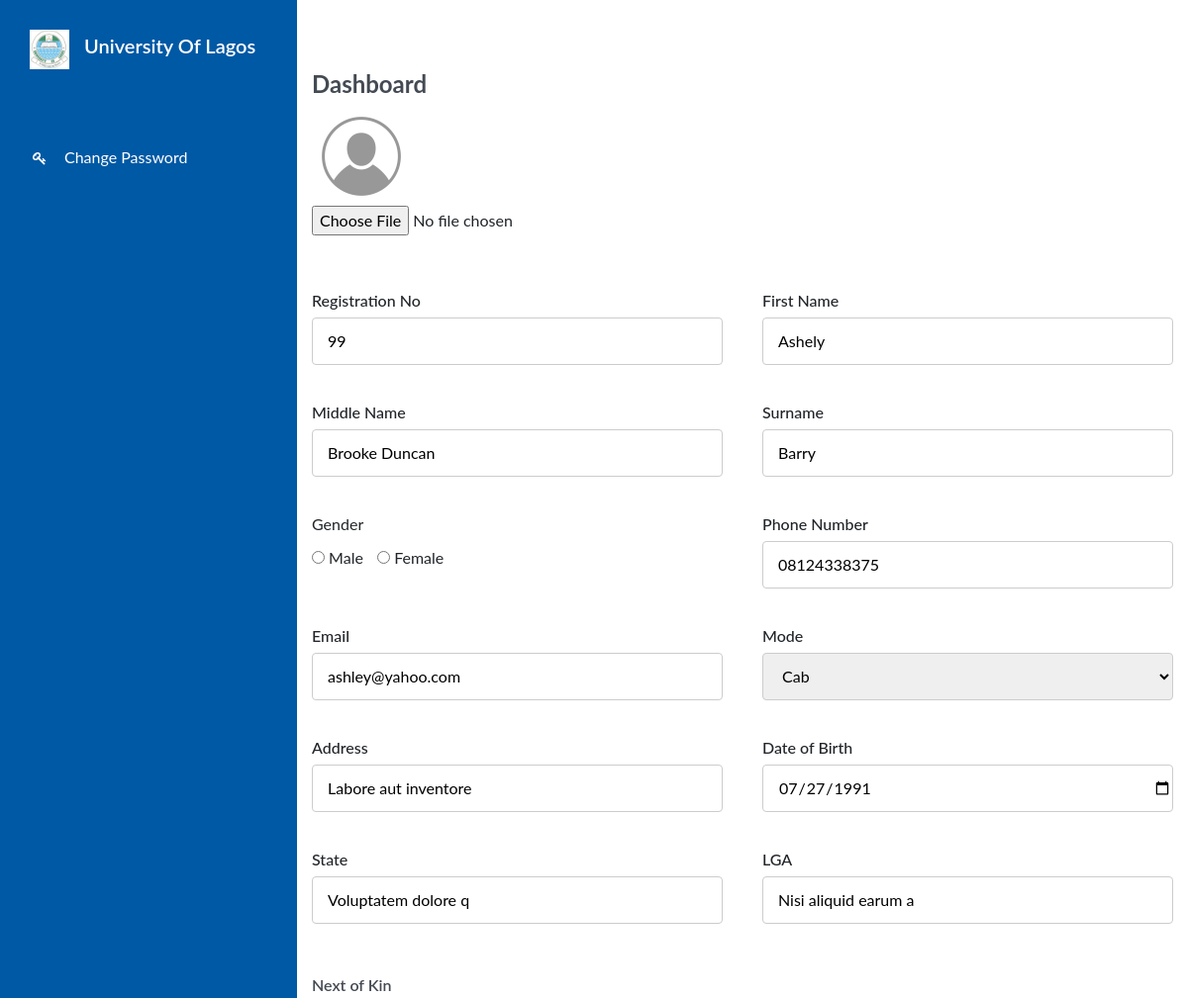
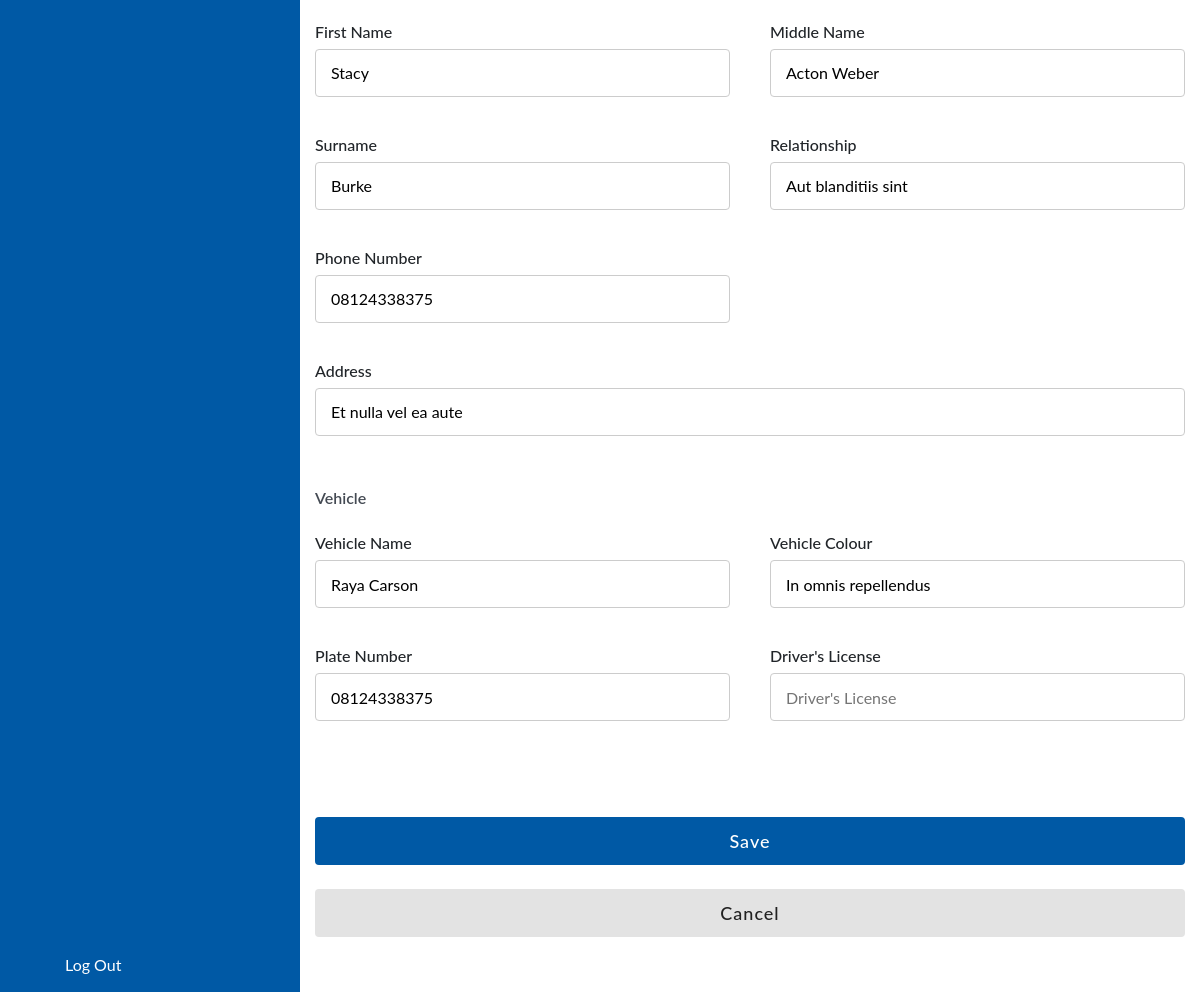
/update.php?id=42, run on the app's committed database (2 pictures, top to bottom).
### tables this page shows
CREATE TABLE `registration` (
  `id` int NOT NULL AUTO_INCREMENT,
  `reg_no` varchar(45) DEFAULT NULL,
  `first_name` varchar(45) DEFAULT NULL,
  `middle_name` varchar(45) DEFAULT NULL,
  `last_name` varchar(45) DEFAULT NULL,
  `phone_no` varchar(45) NOT NULL,
  `mode` varchar(45) DEFAULT NULL,
  `gender` varchar(45) DEFAULT NULL,
  `dob` date DEFAULT NULL,
  `address` varchar(225) DEFAULT NULL,
  `state` varchar(45) DEFAULT NULL,
  `lga` varchar(45) DEFAULT NULL,
  `status` varchar(45) DEFAULT NULL,
  `nok_firstname` varchar(45) DEFAULT NULL,
  `nok_middlename` varchar(45) DEFAULT NULL,
  `nok_lastname` varchar(45) DEFAULT NULL,
  `nok_relationship` varchar(45) DEFAULT NULL,
  `nok_phoneno` varchar(45) DEFAULT NULL,
  `nok_dob` date DEFAULT NULL,
  `nok_address` varchar(225) DEFAULT NULL,
  `date_created` datetime DEFAULT CURRENT_TIMESTAMP,
  `image` varchar(225) DEFAULT NULL,
  `drivers_license` varchar(45) DEFAULT NULL,
  `email` varchar(225) DEFAULT NULL,
  PRIMARY KEY (`id`,`phone_no`),
  UNIQUE KEY `uc_email` (`email`),
  KEY `reg_no_idx` (`reg_no`),
  KEY `idx_phone_no` (`phone_no`),
  CONSTRAINT `phone_no` FOREIGN KEY (`phone_no`) REFERENCES `login` (`phone_no`)
);

CREATE TABLE `vehicle` (
  `id` int NOT NULL AUTO_INCREMENT,
  `plate_no` varchar(11) NOT NULL,
  `vehicle_colour` varchar(45) NOT NULL,
  `vehicle_name` varchar(45) DEFAULT NULL,
  `reg_no` varchar(3) DEFAULT NULL,
  `clearance` varchar(45) DEFAULT NULL,
  PRIMARY KEY (`id`),
  KEY `reg_no_idx` (`reg_no`),
  CONSTRAINT `reg_no` FOREIGN KEY (`reg_no`) REFERENCES `registration` (`reg_no`) ON DELETE SET NULL
);

### update.php (the view, shortened to what this page needs)
<?php
    include('config/db_connect.php');
    if(isset($_GET['id'])){
        $id = $_GET['id'];
    $sql = "SELECT * FROM registration WHERE id = '$id' LIMIT 1";
    $result = mysqli_query($conn, $sql);
    $registration = mysqli_fetch_assoc($result);
    $reg_no = $registration['reg_no'];
    $sql2 = "SELECT * FROM vehicle WHERE reg_no = '$reg_no'";
    $result2 = mysqli_query($conn, $sql2);
    $registration2 = mysqli_fetch_assoc($result2);
    }
?>
<!DOCTYPE html>
<html lang="en">
    <?php include('templates/header.php') ?>
    <link rel="stylesheet" href="css/regstyle.css">
<body>
<?php include('templates/nav.php') ?>
    <section id="form">
        <div class="container">
            <h3 class="i-name">Dashboard</h3>
            <form action="update.php?id_new=<?php echo $id; ?>" method="POST" enctype="multipart/form-data">
            <div class="upload">
                <img src="Images/630729-200.png" width="100" height="100" alt="" id="profileDisplay" onchange="displayImage(this)">
                    <input type="file" name="image" id="image"  accept=".jpg, .jpeg, .png" value=""  onclick="triggerClick()" >
                    <i class="fa fa-solid fa-camera" style="color: #ffffff;"></i>
            </div>
                <div class="user-details">
                    <div class="input-box">
                        <span class="details">Registration No</span>
                        <input type="text" name="reg_no" placeholder="Registration number" value="<?php echo htmlspecialchars($registration['reg_no']) ?>" >
                    </div>
                    <div class="input-box">
                        <span class="details">First Name</span>
                        <input type="text" name="first_name" placeholder="First name" value="<?php echo htmlspecialchars($registration['first_name']) ?>" >
                    </div>
                    <div class="input-box">
                        <span class="details">Middle Name</span>
                        <input type="text" name="middle_name" placeholder="Middle name" value="<?php echo htmlspecialchars($registration['middle_name']) ?>" >
                    </div>
                    <div class="input-box">
                        <span class="details">Surname</span>
                        <input type="text" name="last_name" placeholder="Surname" value="<?php echo htmlspecialchars($registration['last_name']) ?>" >
                    </div>
                    <div>
                        <p class="rad">Gender</p>
                        <input type="radio" <?php if($registration['gender'] == 'male'){echo 'checked';} ?> name="gender" value="">
                        <label for="male" class="rad-space">Male</label>
                        <input type="radio" <?php if($registration['gender'] == 'female'){echo 'checked';} ?> name="gender" value="">
                        <label for="female">Female</label>
                    </div>
                    <div class="input-box">
                        <span class="details">Phone Number</span>
                        <input type="number" name="phone_no" placeholder="000-000-0000" value="<?php echo htmlspecialchars($registration['phone_no']) ?>" >
                    </div>
                    <div class="input-box">
                        <span class="details">Email</span>
                        <input type="email" name="email" placeholder="" value="<?php echo htmlspecialchars($registration['email']) ?>" >
                    </div>
                    <div class="input-box">
                        <span class="details">Mode</span>
                        <select name="mode" id="mode">
                            <option value="Cab" <?php if($registration['mode'] == 'Cab'){echo 'selected';} ?>>Cab</option>
                        </select>
                    </div>
                    <div class="input-box">
                        <span class="details">Address</span>
                        <input type="text" name="Address" placeholder="Address" value="<?php echo htmlspecialchars($registration['address']) ?>" >
                    </div>
                    <div class="input-box">
                        <span class="details">Date of Birth</span>
                        <input type="date" name="dob" placeholder="DD/MM/YYYY" value="<?php echo htmlspecialchars($registration['dob']) ?>" >
                    </div>
                    <div class="input-box">
                        <span class="details">State</span>
                        <input type="text" name="state" placeholder="State" value="<?php echo htmlspecialchars($registration['state']) ?>" >
                    </div>
                    <div class="input-box">
                        <span class="details">LGA</span>
                        <input type="text" name="lga" placeholder="LGA" value="<?php echo htmlspecialchars($registration['lga']) ?>" >
                    </div>
                    <h4 class="name">Next of Kin</h4>
                    <div class="input-box">
                    </div>
                    <div class="input-box">
                        <span class="details">First Name</span>
                        <input type="text" name="nok_firstname" placeholder="First Name" value="<?php echo htmlspecialchars($registration['nok_firstname']) ?>" >
                    </div>
                    <div class="input-box">
                        <span class="details">Middle Name</span>
                        <input type="text" name="nok_middlename" placeholder="Middle name" value="<?php echo htmlspecialchars($registration['nok_middlename']) ?>" >
                    </div>
                    <div class="input-box">
                        <span class="details">Surname</span>
                        <input type="text" name="nok_lastname" placeholder="Surname" value="<?php echo htmlspecialchars($registration['nok_lastname']) ?>" >
                    </div>
                    <div class="input-box">
                        <span class="details">Relationship</span>
                        <input type="text" name="nok_relationship" placeholder="Relationship" value="<?php echo htmlspecialchars($registration['nok_relationship']) ?>" >
                    </div>
                    <div class="input-box">
                        <span class="details">Phone Number</span>
                        <input type="number" name="nok_phoneno" placeholder="000-000-0000" value="<?php echo htmlspecialchars($registration['nok_phoneno']) ?>" >
                    </div>
                    <div class="input-box">
                    </div>
                    <div class="long-input-box">
                        <span class="details">Address</span>
                        <input type="text" name="nok_address" placeholder="Enter your address" value="<?php echo htmlspecialchars($registration['nok_address']) ?>">
                    </div>
                    <h4 class="name">Vehicle</h4>
                    <div class="input-box">
                    </div>
                    <div class="input-box">
                        <span class="details">Vehicle Name</span>
                        <input type="text" name="vehicle_name" placeholder="Vehicle Name" value="<?php echo htmlspecialchars($registration2['vehicle_name']) ?>" >
                    </div>
                    <div class="input-box">
                        <span class="details">Vehicle Colour</span>
                        <input type="text" name="vehicle_colour" placeholder="Vehicle Colour" value="<?php echo htmlspecialchars($registration2['vehicle_colour']) ?>" >
                    </div>
                    <div class="input-box">
                        <span class="details">Plate Number</span>
                        <input type="text" name="plate_no" placeholder="Plate Number" value="<?php echo htmlspecialchars($registration2['plate_no']) ?>" >
                    </div>
                    <div class="input-box">
                        <span class="details">Driver's License</span>
                        <input type="text" name="" placeholder="Driver's License" value="" >
                    </div>
                </div>
                <div class="button" id="submit">
                    <input type="submit" name="save" value="Save">
                </div>
                <div class="button2" id="cancel">
                    <input type="submit" name="cancel" value="Cancel">
                </div>
            </form>
        </div>
    </section>
</body>
</html>

### css/regstyle.css (style rules this page uses)
* { margin: 0; padding: 0; box-sizing: border-box; font-family: 'Lato', sans-serif; }
body { width: 100%; background: rgb(238, 238, 238); position: relative; display: flex; }
#form { width: calc(100% - 300px); margin-left: 300px; position: relative; display: flex; height: 100vh; }
.container { width: 94%; margin: 30px 0 30px 30px; padding: 25px 30px; overflow: auto; background: white; border-radius: 8px; }
.i-name { color: #444a53; font-size: 24px; font-weight: 700; margin-top: 16px; }
.name { color: #444a53; font-size: 16px; font-weight: 600; margin-top: 16px; margin-bottom: 24px; }
.container .user-details { display: flex; flex-wrap: wrap; justify-content: space-between; margin: 30px 0 12px 0; }
.upload { width: 100px; }
.upload img { opacity: 40%; }
.user-details .input-box { margin-bottom: 36px; width: calc(100% / 2 - 20px); }
.user-details .input-box .details { display: block; font-weight: 500; margin-bottom: 5px; }
.user-details .input-box input { height: 48px; width: 100%; outline: none; border: 1px solid #ccc; border-radius: 4px; padding-left: 15px; font-size: 16px; }
.user-details .long-input-box { margin-bottom: 36px; width: 100%; }
.user-details .long-input-box .details { display: block; font-weight: 500; margin-bottom: 5px; }
.user-details .long-input-box input { height: 48px; width: 100%; outline: none; border: 1px solid #ccc; border-radius: 4px; padding-left: 15px; font-size: 16px; }
.user-details .input-box select { height: 48px; width: 100%; outline: none; border: 1px solid #ccc; border-radius: 4px; padding-left: 15px; font-size: 16px; }
.user-details p.rad { margin-bottom: 10px; }
.user-details label.rad-space { margin-right: 10px; }
.button { height: 48px; margin-top: 24px; }
.button input { height: 100%; width: 100%; outline: none; color: white; border: none; font-size: 18px; font-weight: 500; border-radius: 4px; letter-spacing: 1px; background: #0059A5; }
.button2 { height: 48px; margin-top: 24px; }
.button2 input { height: 100%; width: 100%; outline: none; color: rgba(0, 0, 0, 0.856); border: none; font-size: 18px; font-weight: 500; border-radius: 4px; letter-spacing: 1px; background: rgb(227, 227, 227); }

### data on the page
registration: reg_no "99", first_name "Ashely", middle_name "Brooke Duncan", last_name "Barry", phone_no "08124338375", email "ashley@yahoo.com", mode "Cab", Address "Labore aut inventore", dob "07/27/1991", state "Voluptatem dolore q", lga "Nisi aliquid earum a", nok_firstname "Stacy", nok_middlename "Acton Weber", nok_lastname "Burke", nok_relationship "Aut blanditiis sint", nok_phoneno "08124338375", nok_address "Et nulla vel ea aute"
vehicle: vehicle_name "Raya Carson", vehicle_colour "In omnis repellendus", plate_no "08124338375"
